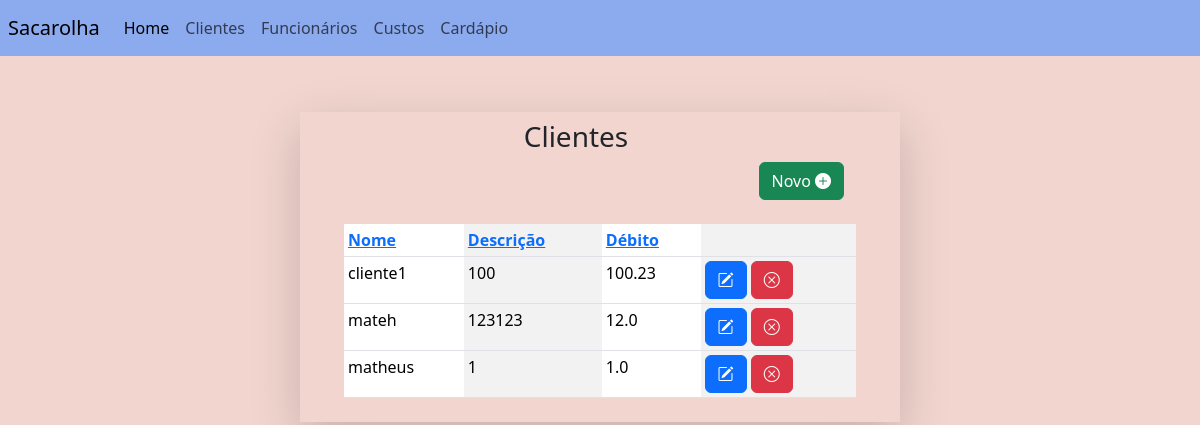
The page /cliente (signed in) on the database as committed earlier.
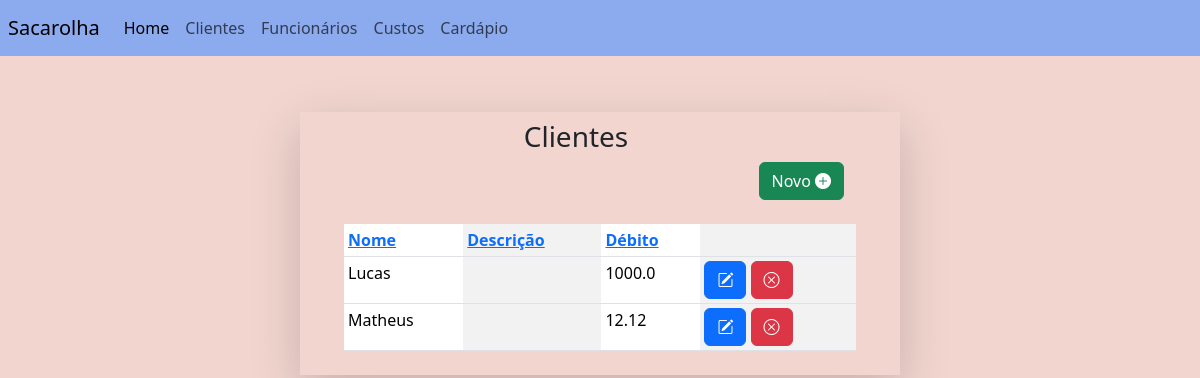
The same page on the database as committed later.
### main/models.py (models this page shows, shortened)
class RegistroFinanceiro(models.Model):
	category_list = [
		("cliente", "cliente"),
		("custo", "custo"),
		("funcionario", "funcionario"),
	]
	user = models.ForeignKey(User, on_delete=models.CASCADE, null=True)
	name = models.CharField(max_length = 200)
	description = models.CharField(max_length = 200, blank=True)
	value = models.FloatField(validators= [validate_positive])
	category = models.CharField(max_length = 200, choices = category_list)
	state = models.BooleanField(default=True)

### main/views.py (the view)
# urls.py: path('cliente', views.ClienteListView.as_view(), name='cliente'),
class ClienteListView(LoginRequiredMixin, ListView):
    login_url = "login"
    template_name = "main/cliente/cliente_list.html"
    model = RegistroFinanceiro
    def get_queryset(self):
        queryset = super().get_queryset().filter(category='cliente')
        order = self.request.GET.get('order', 'asc')
        sort_by = self.request.GET.get('sort', 'name')
        if order == "desc":
            sort_by = f'-{sort_by}'
        queryset= queryset.order_by(sort_by)
        return queryset

### main/templates/main/cliente/cliente_list.html (shortened to what this page needs)
{%extends "base.html"%}
{%block navbar%}
{%include 'navbar.html'%}
{%endblock navbar%}
{%block content%}
<div align="right" class='pe-5' >
	<h3 align="center">Clientes</h3>
<a class='btn btn-success' href={%url 'cliente_create'%} method='GET'class='h3'>Novo					<i class="bi bi-plus-circle-fill"></i></a>
<br>
<br>
{%include "main/cliente/cliente_table.html"%}
</div>
{%endblock content%}

### main/templates/base.html (shortened to what this page needs)
<!DOCTYPE html>
<html>
<head>
	<link rel="stylesheet" href="">
	<link href="https://cdn.jsdelivr.net/npm/bootstrap@5.3.3/dist/css/bootstrap.min.css" rel="stylesheet">
	<link rel="stylesheet" href="https://cdn.jsdelivr.net/npm/bootstrap-icons@1.11.3/font/bootstrap-icons.min.css">
</head>
<body style="background-color:#f2d5cf;">
	{%block navbar%}
	{%endblock navbar%}
	<br><br>
<div class="shadow-lg m-2 p-2 w-50 mx-auto">
	{%block content%}{%endblock content%}
</div>
<br><br>
</body>
</html>

### main/templates/navbar.html (shortened to what this page needs)
<nav class="navbar navbar-expand-lg bg-body-tertiary p-0">
  <div class="container-fluid p-2 m-0" style="background-color:#8caaee;">
    <a class="navbar-brand" href="#">Sacarolha</a>
    <div class="collapse navbar-collapse" id="navbarNav">
      <ul class="navbar-nav">
        <li class="nav-item">
          <a class="nav-link active" aria-current="page" href={%url 'index'%}>Home</a>
        </li>
        <li class="nav-item">
          <a class="nav-link" href={%url 'cliente'%}>Clientes</a>
        </li>
        <li class="nav-item">
          <a class="nav-link" href={%url "funcionario_list"%}>Funcionários</a>
        </li>
        <li class="nav-item">
          <a class="nav-link" href="{%url 'custo_list'%}">Custos</a>
        </li>
        <li class="nav-item">
          <a class="nav-link" href="{%url 'cardapio_list'%}">Cardápio</a>
        </li>
      </ul>
    </div>
  </div>
</nav>

### main/templates/main/cliente/cliente_table.html
<div class='row ps-5 justify-content-center'>
<table class="table table-striped-columns table-sm">
<thead>
	<tr>
		<th>             <a href="?sort=name&order={% if request.GET.order == 'asc' %}desc{% else %}asc{% endif %}">
			Nome
		</a></th>
		<th>                <a href="?sort=description&order={% if request.GET.order == 'asc' %}desc{% else %}asc{% endif %}">
			Descrição
		</a></th>
		<th>                <a href="?sort=value&order={% if request.GET.order == 'asc' %}desc{% else %}asc{% endif %}">
			Débito
		</a></th>
		<th></th>
	</tr>
</thead>
<tbody>
	{%for object in object_list%}
		{%if object.category == "cliente" and object.state == True%}
		<tr>
			<td scope="row">{{object.name}}</td>
			<td scope="row">{{object.description}}</td>
			<td scope="row">{{object.value}}</td>
			<td><a href="{%url 'cliente_update' object.id%}" class='btn btn-primary'>
				<i class="bi bi-pencil-square"></i>
			</a>
			<a href="{%url 'cliente_softdelete' object.id%}"class='btn btn-danger'>
				<i class="bi bi-x-circle"></i>
			</a>
			</td>
		</tr>
		{%endif%}
	{%endfor%}
</tbody>
</table>
</div>

Rows that differ between the two databases and show on the page:
removed RegistroFinanceiro: name "cliente1", description "100", value "100.23"
removed RegistroFinanceiro: name "mateh", description "123123", value "12.0"
removed RegistroFinanceiro: name "matheus", description "1", value "1.0"
added RegistroFinanceiro: name "Lucas", value "1000.0"
added RegistroFinanceiro: name "Matheus", value "12.12"
